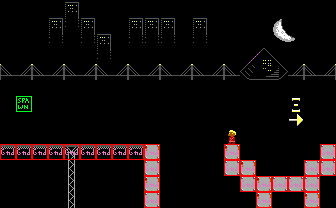

This game map was drawn from its Tiled (.tmx) file and the tilesets committed beside it. A one-line description and the full map source follow:
An orthogonal 21x13 tile map with 16x16 px tiles, 2 tile layers (bg, col), 2 tilesets and 1 object (text).

<map version="1.5" tiledversion="1.5.0" orientation="orthogonal" renderorder="right-down" width="21" height="13" tilewidth="16" tileheight="16" infinite="0" nextlayerid="4" nextobjectid="17">
 <tileset firstgid="1" source="tileset.tsx" />
 <tileset firstgid="241" source="obj.tsx" />
 <layer id="1" name="bg" width="21" height="13">
  <data encoding="csv">
20,20,18,18,17,18,18,18,18,18,18,18,18,18,18,20,20,20,20,20,20,
20,20,18,17,37,17,18,18,17,17,17,18,17,18,18,18,18,19,20,18,18,
20,20,18,37,18,37,17,18,37,37,37,18,37,18,18,18,18,39,40,18,18,
20,20,18,18,18,18,37,18,18,18,18,18,18,18,18,118,119,120,18,18,20,
59,58,59,58,59,58,59,58,59,58,59,58,59,58,59,138,139,140,58,59,58,
20,20,20,18,18,20,18,18,18,18,18,18,18,18,20,18,18,18,18,20,20,
20,20,20,20,18,18,18,18,18,18,18,18,18,18,18,18,18,20,201,20,20,
20,18,18,18,18,18,18,18,18,18,18,18,18,18,18,18,18,18,181,20,20,
20,20,18,18,18,18,18,18,18,18,18,57,57,18,179,18,18,18,18,20,20,
78,78,78,78,77,78,78,78,78,100,57,57,57,57,100,57,57,18,57,57,80,
20,20,18,20,97,20,20,18,20,80,57,57,57,57,80,100,18,18,18,80,80,
20,20,18,20,97,20,20,18,20,100,57,20,20,57,57,80,100,80,80,80,18,
20,20,18,20,97,20,20,18,20,80,18,18,18,18,18,57,100,57,20,100,57
</data>
 </layer>
 <layer id="2" name="col" width="21" height="13">
  <data encoding="csv">
241,241,241,241,241,241,241,241,241,241,241,241,241,241,241,241,241,241,241,241,241,
241,241,241,241,0,0,0,241,0,0,241,0,241,241,241,241,241,241,241,241,241,
241,241,241,241,241,0,0,241,0,0,241,241,241,241,241,241,241,241,241,241,241,
241,241,241,241,241,0,241,241,241,241,241,241,241,241,241,241,241,241,241,241,241,
241,241,241,241,241,241,241,241,241,0,241,241,241,241,241,241,241,241,241,241,241,
241,241,241,241,241,241,241,241,241,241,241,241,241,241,241,241,241,241,241,241,241,
241,243,241,241,241,241,241,241,241,241,241,241,241,241,241,241,241,241,241,241,241,
241,241,241,241,241,241,241,241,241,241,241,241,241,241,241,241,241,241,241,241,241,
241,241,241,241,241,241,241,241,241,241,241,241,241,241,241,241,241,241,241,241,241,
242,242,242,242,242,242,242,242,242,242,241,241,241,241,242,241,241,241,241,241,242,
241,241,241,241,241,241,241,241,241,242,241,241,241,241,242,242,241,241,241,242,242,
241,241,241,241,241,241,241,241,241,242,241,241,241,241,241,242,242,242,242,242,241,
241,241,241,241,241,241,241,241,241,242,241,241,241,241,241,241,242,241,241,242,241
</data>
 </layer>
 <objectgroup id="3" name="obj">
  <properties>
   <property name="string_id" type="int" value="1" />
  </properties>
  <object id="16" name="IntroText" type="text" x="186.917" y="90.7499" width="87.166" height="30.5001">
   <properties>
    <property name="string_id" type="int" value="5" />
   </properties>
  </object>
 </objectgroup>
</map>
